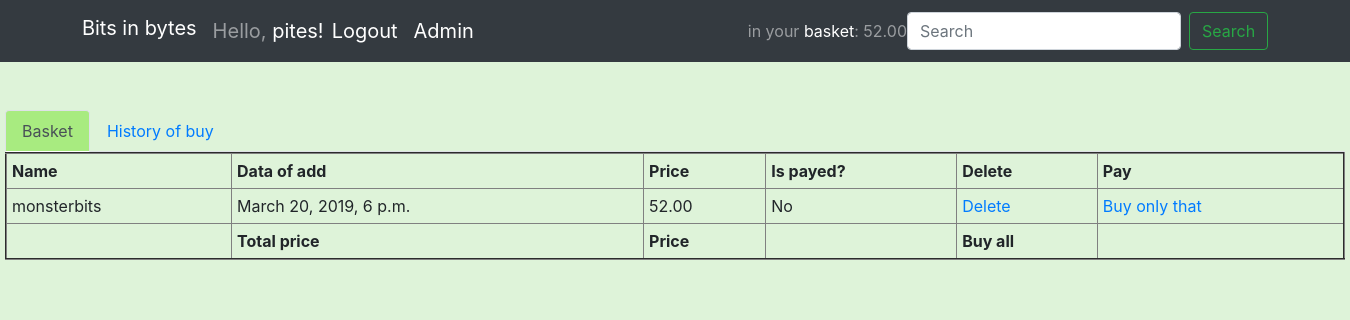
The app's page /account/basket (signed in), older data.
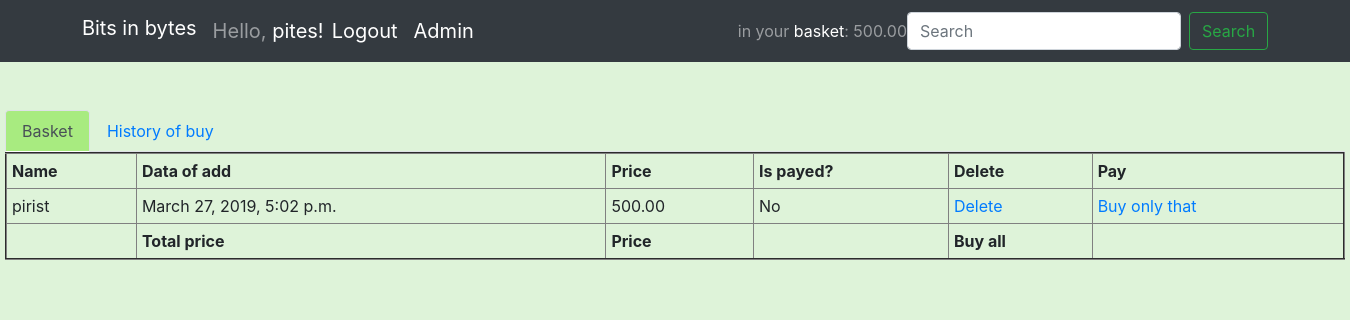
The same page, newer data.
### app1/models.py (models this page shows)
class User(AbstractUser):
    region = models.CharField(max_length=60, help_text="Oblast Vashego projivaia", blank=True)
    city = models.CharField(max_length=60, help_text="Gorod Vashego projivaia", blank=True)
    address = models.CharField(max_length=80, help_text="Adress Vashego projivaia", blank=True)
    delivery = models.CharField(max_length=80, help_text="Predpochitaemaya slujba dostavki i nomer otdelenia",
                                blank=True)

class ShoppingList (models.Model):
    buyer = models.ForeignKey('User', on_delete=models.CASCADE)
    product = models.ForeignKey("Product", on_delete=models.CASCADE)
    price = models.DecimalField(max_digits=6, decimal_places=2)
    data_of_buy = models.DateTimeField(auto_now_add=True)
    payed_or_not = models.CharField(max_length=80, default="No")
    product_name = models.CharField(max_length=80)

### app1/views.py (the view, shortened to what this page needs)
# urls.py: url(r'account/basket$', views.basket, name="basket"),
def basket(request, pk=None):
    prod_in_bask = ShoppingList.objects.filter(buyer_id=request.user.id, payed_or_not='No')
    story_of_buy = ShoppingList.objects.filter(buyer_id=request.user.id, payed_or_not='Yes')
    price = 0
    for prod in prod_in_bask:
        price = price + prod.price
    price = int(price * 100)
    if pk is not None:
        dell_pod = ShoppingList.objects.filter(id=pk)
        del_prod_obj = dell_pod.get()
        prod = get_object_or_404(Product, pk=del_prod_obj.product_id)
        dell_pod.delete()
        warr = ChangeWarranty(request.POST, instance=prod)
        warr = warr.save()
        warr.warranty = prod.warranty + 1
        warr.save()
        return redirect('basket')
    else:
        pass
    return render(request, 'app1/basket.html', {'prod_in_bask': prod_in_bask, 'price': price, 'story': story_of_buy,})

### app1/templates/app1/basket.html (shortened to what this page needs)
{% extends "app1/base.html" %}
{% load static %}
{% block head %}
<link rel="stylesheet" type="text/css" href="{% static 'app1/css/basket.css'%}">
{% endblock %}
{% block content %}
<br>
<br>
<ul class="nav nav-tabs">
  <li class="nav-item"><a class="nav-link active" data-toggle="tab" href="#panel1">Basket</a></li>
  <li class="nav-item" ><a class="nav-link" data-toggle="tab" href="#panel2">History of buy</a></li>
</ul>
<div class="tab-content">
  <div id="panel1" class="tab-pane fade show active">
     <table border="2" width="100%" cellpadding="5">
        <tr>
            <th>Name</th>
            <th>Data of add</th>
            <th>Price</th>
            <th>Is payed?</th>
            <th>Delete</th>
            <th>Pay</th>
         </tr>
       {% for prod in prod_in_bask %}
        <tr>
        <td>{{ prod.product_name}}</td>
        <td>{{ prod.data_of_buy }}</td>
        <td>{{ prod.price}} </td>
        <td>{{ prod.payed_or_not}} </td>
        <td><a href="{% url 'basket' pk=prod.id %}">Delete</a></td>
        <td><a href="{% url 'product_buy_one' pk=prod.id %}">Buy only that</a></td>
      </tr>
        {% endfor %}
          <tr>
            <th></th>
            <th>Total price</th>
            <th>Price</th>
            <th></th>
            <th>Buy all</th>
            <th>
             </th>
         </tr>
    </table>
  </div>
</div>
{% endblock %}

### app1/templates/app1/base.html (shortened to what this page needs)
{% load static %}
<!DOCTYPE html>
<html lang="en">
<head>
    <link rel="stylesheet" href="https://stackpath.bootstrapcdn.com/bootstrap/4.3.1/css/bootstrap.min.css">
    <link rel="stylesheet" type="text/css" href="{% static 'app1/css/base.css'%}">
    {% block head %}
    {% endblock %}
</head>
    <body>
        <nav class="navbar navbar-expand-lg navbar-dark bg-dark">
            <div class="navbar-container">
                <a class="navbar-brand" href="/">Bits in bytes</a>
                <div class="collapse navbar-collapse" id="navbarSupportedContent">
                <ul class="navbar-nav mr-auto">
                  {% if user.is_authenticated %}
                   <li class="nav-item active">
                     <span class="navbar-text" style="font-size: 20px">Hello, <a href="{% url 'profile' %}">{{user.username}}!</a></span>
                      </li>
                      <li class="nav-item active">
                        <a class="nav-link" href="{% url 'logout' %}" style="font-size: 20px">Logout</a>
                      </li>
                    {% if user.is_staff == 1 %}
                      <li class="nav-item active">
                        <a class="nav-link" href="/admin/" style="font-size: 20px">Admin</a>
                      </li>
                  {% endif %}
                  {% endif %}
                </ul>
                <div>
                  {% if user.is_authenticated %}
                        <div class="navbar-text">in your <a href="{% url 'basket' %}">basket</a>: {{user.basket_state}}</div>
                  {% endif %}
                </div>
                <div>
                    <form class="form-inline my-2 my-lg-0" action="{% url 'searching' %}" method="get">
                      <input class="form-control mr-sm-2" name="search" type="search" placeholder="Search" aria-label="Search">
                      <button class="btn btn-outline-success my-2 my-sm-0" type="submit">Search</button>
                    </form>
                </div>
                </div>
            </div>
        </nav>
    <div class="main-content">
        {% block content %}
        {% endblock %}
    </div>
</body>
</html>

Row changes from the older to the newer data that the page shows:
no longer on this page (row edited): ShoppingList: product_name "monsterbits", data_of_buy "March 20, 2019, 6 p.m.", price "52.00", payed_or_not "No"
changed User "pites": basket_state "52.00" → "500.00"
added ShoppingList: product_name "pirist", data_of_buy "March 27, 2019, 5:02 p.m.", price "500.00", payed_or_not "No"
